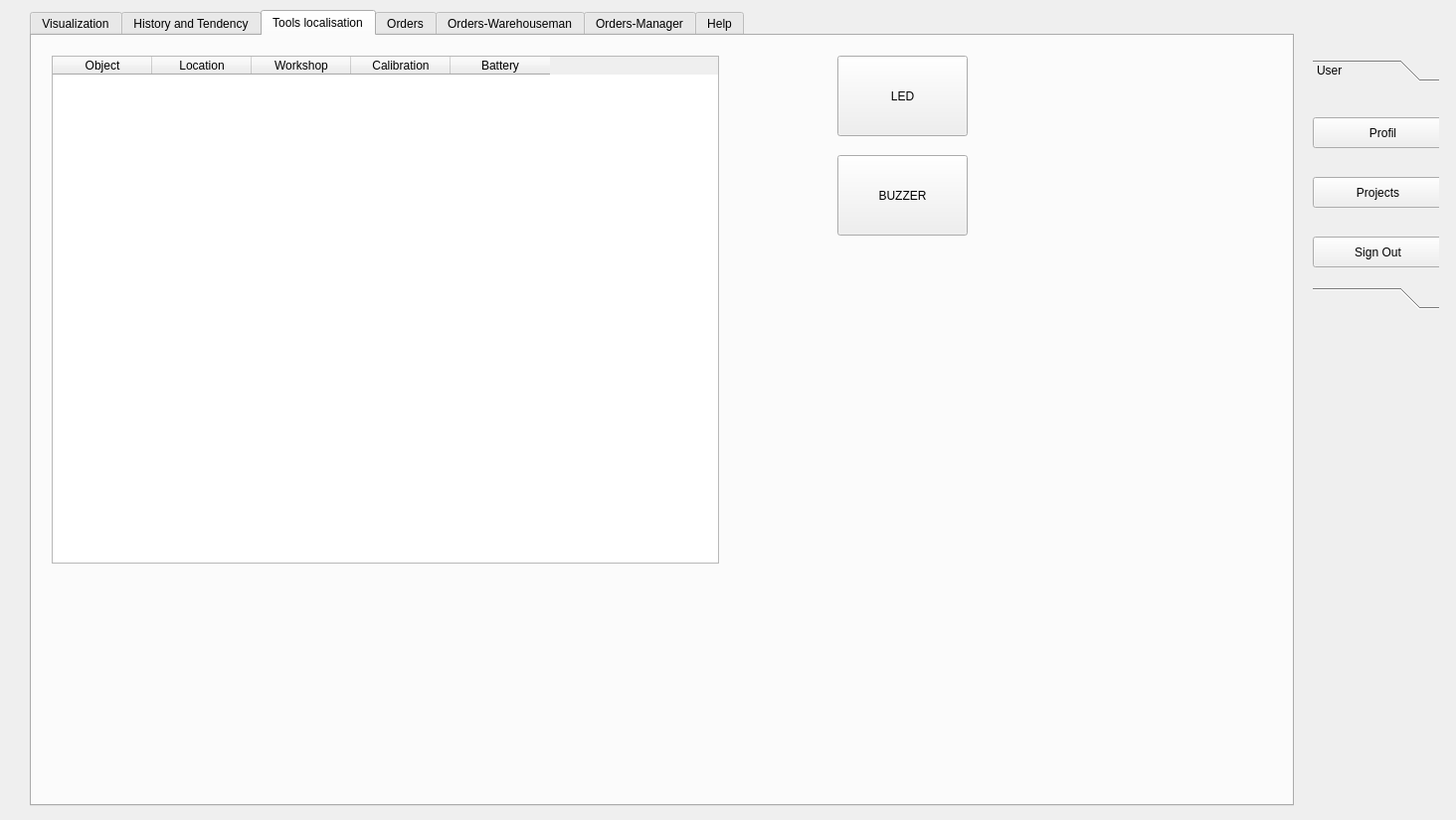
<?xml version="1.0" encoding="UTF-8"?>
<ui version="4.0">
 <class>Form</class>
 <widget class="QWidget" name="Form">
  <property name="geometry">
   <rect>
    <x>0</x>
    <y>0</y>
    <width>1464</width>
    <height>825</height>
   </rect>
  </property>
  <property name="windowTitle">
   <string>Form</string>
  </property>
  <property name="layoutDirection">
   <enum>Qt::LeftToRight</enum>
  </property>
  <widget class="QTabWidget" name="tabWidget">
   <property name="enabled">
    <bool>true</bool>
   </property>
   <property name="geometry">
    <rect>
     <x>30</x>
     <y>10</y>
     <width>1271</width>
     <height>801</height>
    </rect>
   </property>
   <property name="toolTip">
    <string>&lt;html&gt;&lt;head/&gt;&lt;body&gt;&lt;p&gt;&lt;br/&gt;&lt;/p&gt;&lt;/body&gt;&lt;/html&gt;</string>
   </property>
   <property name="whatsThis">
    <string>&lt;html&gt;&lt;head/&gt;&lt;body&gt;&lt;p&gt;&lt;br/&gt;&lt;/p&gt;&lt;/body&gt;&lt;/html&gt;</string>
   </property>
   <property name="currentIndex">
    <number>2</number>
   </property>
   <widget class="QWidget" name="Tab1">
    <attribute name="title">
     <string>Visualization</string>
    </attribute>
    <widget class="QTreeWidget" name="treeWidget">
     <property name="geometry">
      <rect>
       <x>0</x>
       <y>50</y>
       <width>171</width>
       <height>351</height>
      </rect>
     </property>
     <property name="cursor" stdset="0">
      <cursorShape>PointingHandCursor</cursorShape>
     </property>
     <property name="layoutDirection">
      <enum>Qt::LeftToRight</enum>
     </property>
     <property name="autoFillBackground">
      <bool>false</bool>
     </property>
     <property name="horizontalScrollMode">
      <enum>QAbstractItemView::ScrollPerPixel</enum>
     </property>
     <column>
      <property name="text">
       <string>Objects</string>
      </property>
     </column>
     <item>
      <property name="text">
       <string>Category 01</string>
      </property>
      <item>
       <property name="text">
        <string>Type 01</string>
       </property>
       <item>
        <property name="text">
         <string>Object 01</string>
        </property>
       </item>
       <item>
        <property name="text">
         <string>Object 02</string>
        </property>
       </item>
      </item>
      <item>
       <property name="text">
        <string>Type 02</string>
       </property>
       <property name="icon">
        <iconset theme="printer">
         <normaloff>.</normaloff>.</iconset>
       </property>
       <property name="flags">
        <set>ItemIsSelectable|ItemIsEditable|ItemIsDragEnabled|ItemIsDropEnabled|ItemIsUserCheckable|ItemIsEnabled</set>
       </property>
       <item>
        <property name="text">
         <string>Object 03</string>
        </property>
       </item>
       <item>
        <property name="text">
         <string>Object 04</string>
        </property>
       </item>
      </item>
     </item>
     <item>
      <property name="text">
       <string>Category 02</string>
      </property>
     </item>
    </widget>
    <widget class="QTableWidget" name="tableWidget">
     <property name="geometry">
      <rect>
       <x>200</x>
       <y>20</y>
       <width>750</width>
       <height>551</height>
      </rect>
     </property>
     <property name="sizeIncrement">
      <size>
       <width>0</width>
       <height>0</height>
      </size>
     </property>
     <property name="cursor" stdset="0">
      <cursorShape>PointingHandCursor</cursorShape>
     </property>
     <property name="styleSheet">
      <string notr="true">QTableWidget{
setColumnCount(4)
setColumnWidth(0, 200)
setColumnWidth(1, 200)
setColumnWidth(2, 200)
setColumnWidth(3, 200)
}</string>
     </property>
     <column>
      <property name="text">
       <string>Object</string>
      </property>
     </column>
     <column>
      <property name="text">
       <string>Type</string>
      </property>
     </column>
     <column>
      <property name="text">
       <string>Location</string>
      </property>
     </column>
     <column>
      <property name="text">
       <string>Calibration</string>
      </property>
     </column>
     <column>
      <property name="text">
       <string>Quantity</string>
      </property>
     </column>
     <column>
      <property name="text">
       <string>Category</string>
      </property>
     </column>
    </widget>
    <widget class="QPushButton" name="insertDataButton">
     <property name="geometry">
      <rect>
       <x>960</x>
       <y>530</y>
       <width>161</width>
       <height>41</height>
      </rect>
     </property>
     <property name="cursor">
      <cursorShape>PointingHandCursor</cursorShape>
     </property>
     <property name="text">
      <string>Insert data</string>
     </property>
    </widget>
    <widget class="QPushButton" name="pushButton_7">
     <property name="geometry">
      <rect>
       <x>960</x>
       <y>470</y>
       <width>161</width>
       <height>41</height>
      </rect>
     </property>
     <property name="text">
      <string>Verify</string>
     </property>
    </widget>
    <widget class="QPushButton" name="reset_btn">
     <property name="geometry">
      <rect>
       <x>0</x>
       <y>550</y>
       <width>171</width>
       <height>21</height>
      </rect>
     </property>
     <property name="cursor">
      <cursorShape>PointingHandCursor</cursorShape>
     </property>
     <property name="text">
      <string>Reset</string>
     </property>
    </widget>
    <widget class="QTreeWidget" name="treeWidget_2">
     <property name="geometry">
      <rect>
       <x>0</x>
       <y>400</y>
       <width>171</width>
       <height>141</height>
      </rect>
     </property>
     <property name="cursor" stdset="0">
      <cursorShape>PointingHandCursor</cursorShape>
     </property>
     <column>
      <property name="text">
       <string>Locations</string>
      </property>
     </column>
     <item>
      <property name="text">
       <string>Category 01</string>
      </property>
      <item>
       <property name="text">
        <string>Type 01</string>
       </property>
       <item>
        <property name="text">
         <string>Object 01</string>
        </property>
       </item>
       <item>
        <property name="text">
         <string>Object 02</string>
        </property>
       </item>
      </item>
      <item>
       <property name="text">
        <string>Type 02</string>
       </property>
       <item>
        <property name="text">
         <string>Object 03</string>
        </property>
       </item>
       <item>
        <property name="text">
         <string>Object 04</string>
        </property>
       </item>
      </item>
     </item>
     <item>
      <property name="text">
       <string>Category 02</string>
      </property>
     </item>
    </widget>
    <widget class="QLineEdit" name="search">
     <property name="geometry">
      <rect>
       <x>0</x>
       <y>20</y>
       <width>171</width>
       <height>21</height>
      </rect>
     </property>
     <property name="text">
      <string/>
     </property>
    </widget>
   </widget>
   <widget class="QWidget" name="tab_3">
    <attribute name="title">
     <string>History and Tendency</string>
    </attribute>
    <widget class="QTableWidget" name="tableWidget_2">
     <property name="geometry">
      <rect>
       <x>140</x>
       <y>60</y>
       <width>1121</width>
       <height>561</height>
      </rect>
     </property>
     <property name="sizeIncrement">
      <size>
       <width>0</width>
       <height>0</height>
      </size>
     </property>
     <property name="styleSheet">
      <string notr="true">QTableWidget{
setColumnCount(4)
setColumnWidth(0, 200)
setColumnWidth(1, 200)
setColumnWidth(2, 200)
setColumnWidth(3, 200)
}</string>
     </property>
     <column>
      <property name="text">
       <string>Object</string>
      </property>
     </column>
     <column>
      <property name="text">
       <string>Type</string>
      </property>
     </column>
     <column>
      <property name="text">
       <string>Location</string>
      </property>
     </column>
     <column>
      <property name="text">
       <string>Calibration</string>
      </property>
     </column>
     <column>
      <property name="text">
       <string>Action</string>
      </property>
     </column>
     <column>
      <property name="text">
       <string>Quantity</string>
      </property>
     </column>
     <column>
      <property name="text">
       <string>Name</string>
      </property>
     </column>
     <column>
      <property name="text">
       <string>Operation_date</string>
      </property>
     </column>
     <column>
      <property name="text">
       <string>Project</string>
      </property>
     </column>
    </widget>
    <widget class="QPushButton" name="btn_plot_act">
     <property name="geometry">
      <rect>
       <x>10</x>
       <y>60</y>
       <width>121</width>
       <height>81</height>
      </rect>
     </property>
     <property name="cursor">
      <cursorShape>PointingHandCursor</cursorShape>
     </property>
     <property name="text">
      <string>Tendency</string>
     </property>
    </widget>
    <widget class="QComboBox" name="Why_Box">
     <property name="geometry">
      <rect>
       <x>410</x>
       <y>0</y>
       <width>121</width>
       <height>31</height>
      </rect>
     </property>
     <property name="currentText">
      <string/>
     </property>
    </widget>
    <widget class="QComboBox" name="Who_Box">
     <property name="geometry">
      <rect>
       <x>690</x>
       <y>0</y>
       <width>171</width>
       <height>31</height>
      </rect>
     </property>
    </widget>
    <widget class="QComboBox" name="What_Box">
     <property name="geometry">
      <rect>
       <x>550</x>
       <y>0</y>
       <width>121</width>
       <height>31</height>
      </rect>
     </property>
     <property name="currentText">
      <string/>
     </property>
    </widget>
    <widget class="QComboBox" name="date_Box">
     <property name="geometry">
      <rect>
       <x>880</x>
       <y>0</y>
       <width>151</width>
       <height>31</height>
      </rect>
     </property>
    </widget>
    <widget class="QComboBox" name="action_box">
     <property name="geometry">
      <rect>
       <x>1050</x>
       <y>0</y>
       <width>101</width>
       <height>31</height>
      </rect>
     </property>
    </widget>
    <widget class="QPushButton" name="export_csv_btn">
     <property name="geometry">
      <rect>
       <x>10</x>
       <y>160</y>
       <width>121</width>
       <height>81</height>
      </rect>
     </property>
     <property name="cursor">
      <cursorShape>PointingHandCursor</cursorShape>
     </property>
     <property name="text">
      <string>Export_csv</string>
     </property>
    </widget>
    <widget class="QLabel" name="calendar_label">
     <property name="geometry">
      <rect>
       <x>1170</x>
       <y>10</y>
       <width>61</width>
       <height>16</height>
      </rect>
     </property>
     <property name="font">
      <font>
       <underline>true</underline>
      </font>
     </property>
     <property name="cursor">
      <cursorShape>PointingHandCursor</cursorShape>
     </property>
     <property name="text">
      <string>Calendar</string>
     </property>
    </widget>
    <widget class="QCalendarWidget" name="calendar">
     <property name="geometry">
      <rect>
       <x>1050</x>
       <y>30</y>
       <width>421</width>
       <height>241</height>
      </rect>
     </property>
    </widget>
   </widget>
   <widget class="QWidget" name="tab_4">
    <attribute name="title">
     <string>Tools localisation</string>
    </attribute>
    <widget class="QTableWidget" name="tableWidget_3">
     <property name="geometry">
      <rect>
       <x>20</x>
       <y>20</y>
       <width>671</width>
       <height>511</height>
      </rect>
     </property>
     <property name="sizeIncrement">
      <size>
       <width>0</width>
       <height>0</height>
      </size>
     </property>
     <property name="cursor" stdset="0">
      <cursorShape>PointingHandCursor</cursorShape>
     </property>
     <property name="styleSheet">
      <string notr="true">QTableWidget{
setColumnCount(4)
setColumnWidth(0, 200)
setColumnWidth(1, 200)
setColumnWidth(2, 200)
setColumnWidth(3, 200)
}</string>
     </property>
     <column>
      <property name="text">
       <string>Object</string>
      </property>
     </column>
     <column>
      <property name="text">
       <string>Location</string>
      </property>
     </column>
     <column>
      <property name="text">
       <string>Workshop</string>
      </property>
     </column>
     <column>
      <property name="text">
       <string>Calibration</string>
      </property>
     </column>
     <column>
      <property name="text">
       <string>Battery</string>
      </property>
     </column>
    </widget>
    <widget class="QPushButton" name="pushButton">
     <property name="geometry">
      <rect>
       <x>810</x>
       <y>20</y>
       <width>131</width>
       <height>81</height>
      </rect>
     </property>
     <property name="text">
      <string>LED</string>
     </property>
    </widget>
    <widget class="QPushButton" name="pushButton_2">
     <property name="geometry">
      <rect>
       <x>810</x>
       <y>120</y>
       <width>131</width>
       <height>81</height>
      </rect>
     </property>
     <property name="text">
      <string>BUZZER</string>
     </property>
    </widget>
   </widget>
   <widget class="QWidget" name="tab_2">
    <attribute name="title">
     <string>Orders</string>
    </attribute>
    <widget class="QGroupBox" name="groupBox">
     <property name="geometry">
      <rect>
       <x>0</x>
       <y>0</y>
       <width>651</width>
       <height>461</height>
      </rect>
     </property>
     <property name="title">
      <string>User</string>
     </property>
     <widget class="QLabel" name="label">
      <property name="geometry">
       <rect>
        <x>20</x>
        <y>40</y>
        <width>61</width>
        <height>31</height>
       </rect>
      </property>
      <property name="text">
       <string>Request : </string>
      </property>
     </widget>
     <widget class="QLineEdit" name="request">
      <property name="geometry">
       <rect>
        <x>110</x>
        <y>41</y>
        <width>531</width>
        <height>31</height>
       </rect>
      </property>
     </widget>
     <widget class="QLabel" name="label_2">
      <property name="geometry">
       <rect>
        <x>20</x>
        <y>89</y>
        <width>61</width>
        <height>31</height>
       </rect>
      </property>
      <property name="text">
       <string>Name : </string>
      </property>
     </widget>
     <widget class="QLineEdit" name="name">
      <property name="geometry">
       <rect>
        <x>110</x>
        <y>90</y>
        <width>531</width>
        <height>31</height>
       </rect>
      </property>
      <property name="text">
       <string/>
      </property>
     </widget>
     <widget class="QLabel" name="label_3">
      <property name="geometry">
       <rect>
        <x>20</x>
        <y>230</y>
        <width>101</width>
        <height>31</height>
       </rect>
      </property>
      <property name="text">
       <string>Description : </string>
      </property>
     </widget>
     <widget class="QTextEdit" name="description">
      <property name="geometry">
       <rect>
        <x>20</x>
        <y>260</y>
        <width>621</width>
        <height>151</height>
       </rect>
      </property>
     </widget>
     <widget class="QLabel" name="count_label">
      <property name="geometry">
       <rect>
        <x>30</x>
        <y>420</y>
        <width>101</width>
        <height>16</height>
       </rect>
      </property>
      <property name="text">
       <string>0/1000</string>
      </property>
     </widget>
     <widget class="QPushButton" name="clear_btn">
      <property name="geometry">
       <rect>
        <x>480</x>
        <y>430</y>
        <width>161</width>
        <height>31</height>
       </rect>
      </property>
      <property name="cursor">
       <cursorShape>PointingHandCursor</cursorShape>
      </property>
      <property name="text">
       <string>Clear</string>
      </property>
     </widget>
     <widget class="QPushButton" name="send_btn">
      <property name="geometry">
       <rect>
        <x>310</x>
        <y>430</y>
        <width>161</width>
        <height>31</height>
       </rect>
      </property>
      <property name="cursor">
       <cursorShape>PointingHandCursor</cursorShape>
      </property>
      <property name="text">
       <string>Send</string>
      </property>
     </widget>
     <widget class="QLabel" name="label_4">
      <property name="geometry">
       <rect>
        <x>20</x>
        <y>139</y>
        <width>71</width>
        <height>31</height>
       </rect>
      </property>
      <property name="text">
       <string>Quantity : </string>
      </property>
     </widget>
     <widget class="QLineEdit" name="quantity">
      <property name="geometry">
       <rect>
        <x>110</x>
        <y>140</y>
        <width>531</width>
        <height>31</height>
       </rect>
      </property>
      <property name="text">
       <string/>
      </property>
     </widget>
     <widget class="QLabel" name="label_5">
      <property name="geometry">
       <rect>
        <x>20</x>
        <y>189</y>
        <width>61</width>
        <height>31</height>
       </rect>
      </property>
      <property name="text">
       <string>Price :</string>
      </property>
     </widget>
     <widget class="QLineEdit" name="cout">
      <property name="geometry">
       <rect>
        <x>110</x>
        <y>190</y>
        <width>531</width>
        <height>31</height>
       </rect>
      </property>
      <property name="text">
       <string/>
      </property>
     </widget>
    </widget>
    <widget class="QTableWidget" name="table_user">
     <property name="geometry">
      <rect>
       <x>0</x>
       <y>470</y>
       <width>650</width>
       <height>300</height>
      </rect>
     </property>
     <column>
      <property name="text">
       <string>Request</string>
      </property>
     </column>
     <column>
      <property name="text">
       <string>State</string>
      </property>
     </column>
    </widget>
   </widget>
   <widget class="QWidget" name="tab_5">
    <attribute name="title">
     <string>Orders-Warehouseman</string>
    </attribute>
    <widget class="QGroupBox" name="groupBox_2">
     <property name="geometry">
      <rect>
       <x>0</x>
       <y>10</y>
       <width>1131</width>
       <height>761</height>
      </rect>
     </property>
     <property name="title">
      <string>warehouseman</string>
     </property>
     <widget class="QTableWidget" name="table_warehouseman">
      <property name="geometry">
       <rect>
        <x>0</x>
        <y>30</y>
        <width>1070</width>
        <height>671</height>
       </rect>
      </property>
      <column>
       <property name="text">
        <string>id</string>
       </property>
      </column>
      <column>
       <property name="text">
        <string>Order</string>
       </property>
      </column>
      <column>
       <property name="text">
        <string>Object</string>
       </property>
      </column>
      <column>
       <property name="text">
        <string>Sender</string>
       </property>
      </column>
      <column>
       <property name="text">
        <string>Status</string>
       </property>
      </column>
      <column>
       <property name="text">
        <string>Actions</string>
       </property>
      </column>
      <column>
       <property name="text">
        <string>Add to Panel</string>
       </property>
      </column>
     </widget>
    </widget>
   </widget>
   <widget class="QWidget" name="tab_6">
    <attribute name="title">
     <string>Orders-Manager</string>
    </attribute>
    <widget class="QTableWidget" name="table_manager">
     <property name="geometry">
      <rect>
       <x>0</x>
       <y>20</y>
       <width>1261</width>
       <height>681</height>
      </rect>
     </property>
     <property name="cursor" stdset="0">
      <cursorShape>PointingHandCursor</cursorShape>
     </property>
     <column>
      <property name="text">
       <string>Bordoreau</string>
      </property>
     </column>
     <column>
      <property name="text">
       <string>Action</string>
      </property>
     </column>
    </widget>
   </widget>
   <widget class="QWidget" name="tab">
    <attribute name="title">
     <string>Help</string>
    </attribute>
   </widget>
  </widget>
  <widget class="QToolBox" name="toolBox">
   <property name="geometry">
    <rect>
     <x>1320</x>
     <y>60</y>
     <width>127</width>
     <height>251</height>
    </rect>
   </property>
   <property name="currentIndex">
    <number>0</number>
   </property>
   <widget class="QWidget" name="page">
    <property name="geometry">
     <rect>
      <x>0</x>
      <y>0</y>
      <width>127</width>
      <height>191</height>
     </rect>
    </property>
    <attribute name="icon">
     <iconset>
      <normaloff>../../../../../Downloads/abstract-user-flat-1.png</normaloff>../../../../../Downloads/abstract-user-flat-1.png</iconset>
    </attribute>
    <attribute name="label">
     <string>User</string>
    </attribute>
    <widget class="QPushButton" name="profileButton">
     <property name="geometry">
      <rect>
       <x>0</x>
       <y>30</y>
       <width>141</width>
       <height>31</height>
      </rect>
     </property>
     <property name="cursor">
      <cursorShape>PointingHandCursor</cursorShape>
     </property>
     <property name="text">
      <string>Profil</string>
     </property>
    </widget>
    <widget class="QPushButton" name="projectButton">
     <property name="geometry">
      <rect>
       <x>0</x>
       <y>90</y>
       <width>131</width>
       <height>31</height>
      </rect>
     </property>
     <property name="cursor">
      <cursorShape>PointingHandCursor</cursorShape>
     </property>
     <property name="text">
      <string>Projects</string>
     </property>
    </widget>
    <widget class="QPushButton" name="signoutButton">
     <property name="geometry">
      <rect>
       <x>0</x>
       <y>150</y>
       <width>131</width>
       <height>31</height>
      </rect>
     </property>
     <property name="text">
      <string>Sign Out</string>
     </property>
    </widget>
   </widget>
   <widget class="QWidget" name="page_2">
    <property name="geometry">
     <rect>
      <x>0</x>
      <y>0</y>
      <width>127</width>
      <height>191</height>
     </rect>
    </property>
    <attribute name="icon">
     <iconset>
      <normaloff>../../../../../Downloads/chevron-up.svg</normaloff>../../../../../Downloads/chevron-up.svg</iconset>
    </attribute>
    <attribute name="label">
     <string/>
    </attribute>
    <widget class="QFrame" name="frame">
     <property name="geometry">
      <rect>
       <x>0</x>
       <y>0</y>
       <width>120</width>
       <height>351</height>
      </rect>
     </property>
     <property name="contextMenuPolicy">
      <enum>Qt::NoContextMenu</enum>
     </property>
     <property name="frameShape">
      <enum>QFrame::StyledPanel</enum>
     </property>
     <property name="frameShadow">
      <enum>QFrame::Raised</enum>
     </property>
    </widget>
   </widget>
  </widget>
 </widget>
 <resources/>
 <connections/>
</ui>
